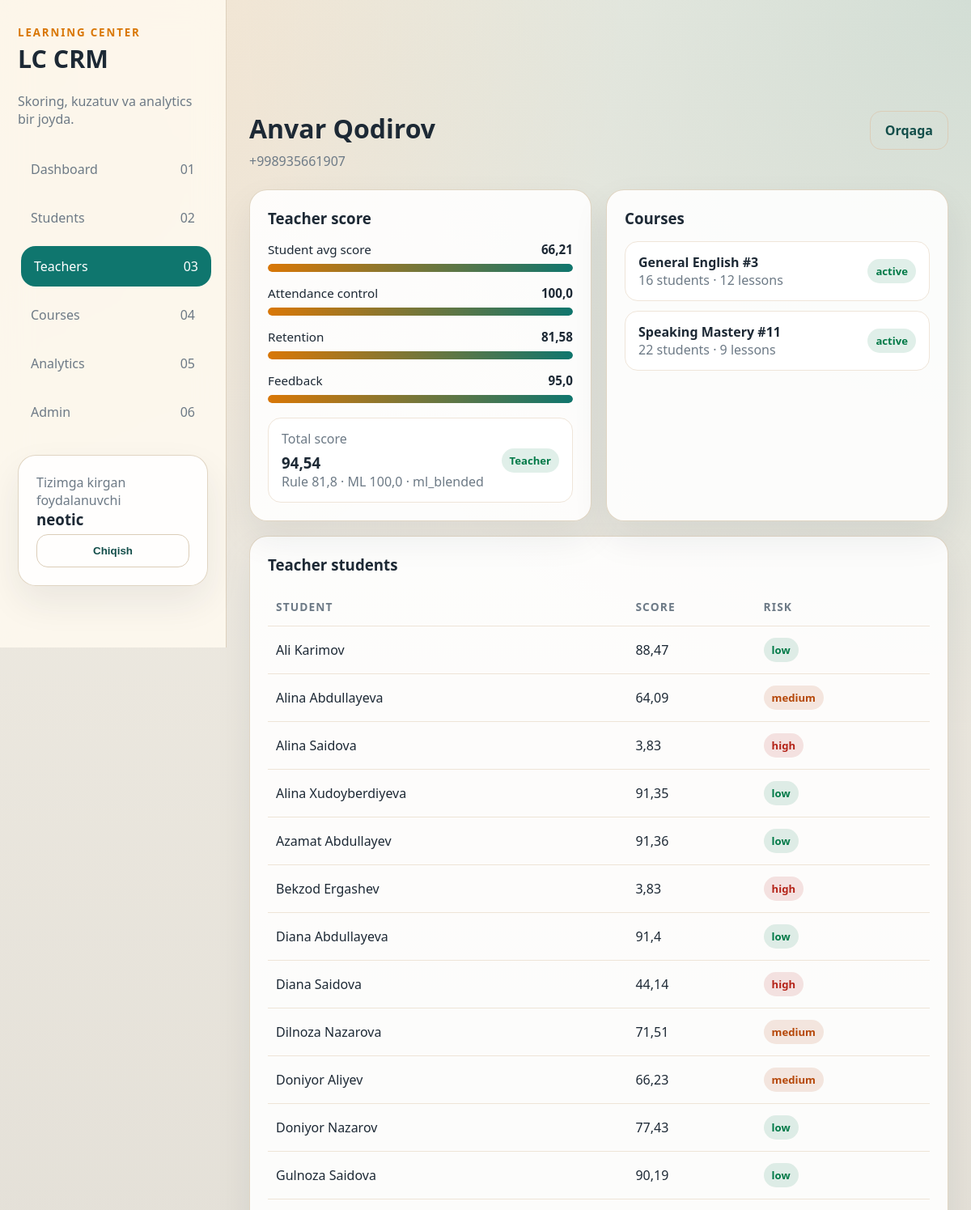
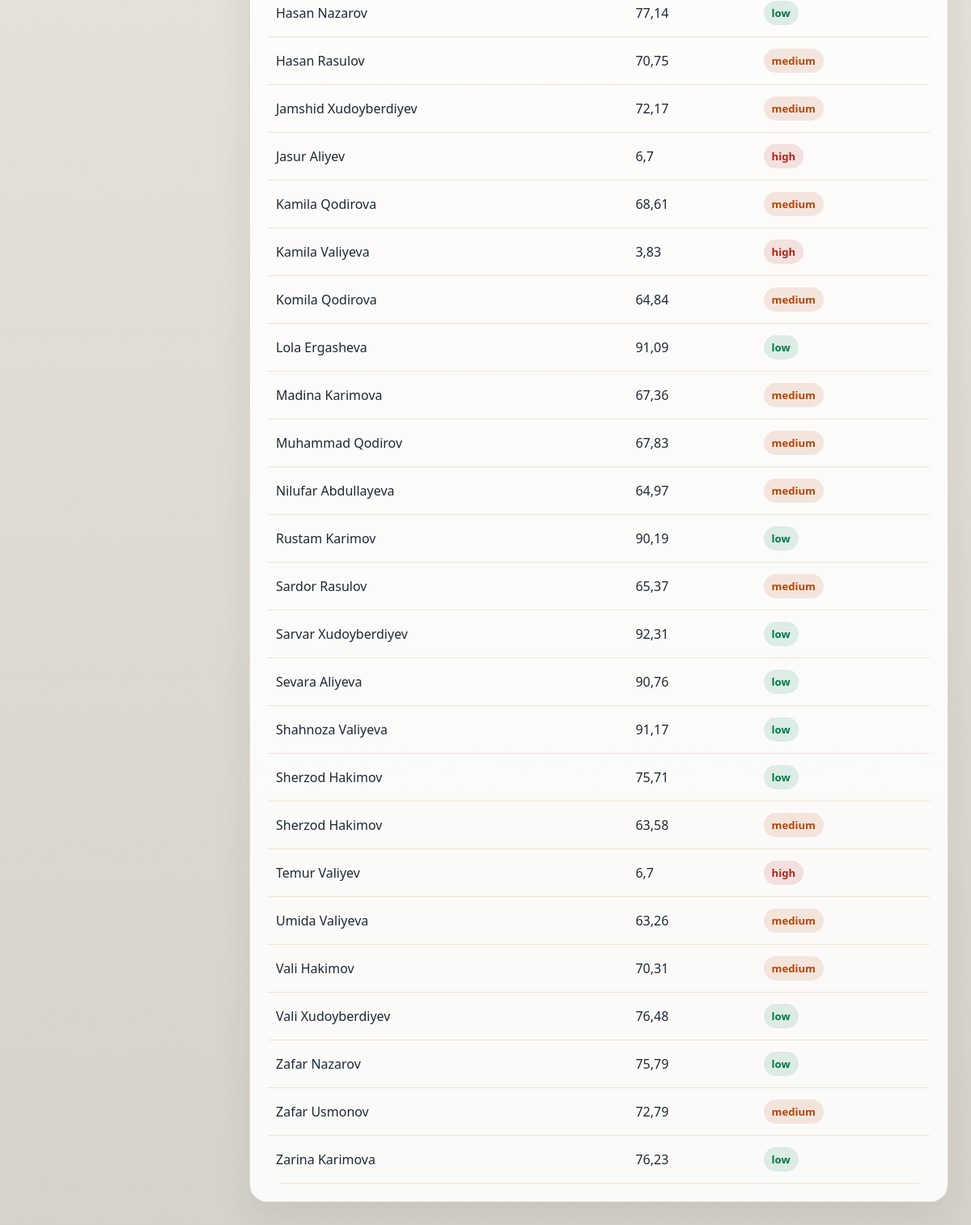
The app's page /teachers/38/ (signed in) with its own data (2 pictures, top to bottom).
### crm/models.py (models this page shows, shortened)
class TimeStampedModel(models.Model):
    created_at = models.DateTimeField(auto_now_add=True)
    updated_at = models.DateTimeField(auto_now=True)
    class Meta:
        abstract = True

class Teacher(TimeStampedModel):
    user = models.OneToOneField(
        settings.AUTH_USER_MODEL,
        on_delete=models.SET_NULL,
        related_name="teacher_profile",
        null=True,
        blank=True,
        help_text="Teacher login qilishi uchun bog'langan user account.",
    )
    full_name = models.CharField(max_length=255)
    phone = models.CharField(max_length=20, blank=True)
    is_active = models.BooleanField(default=True)
    class Meta:
        ordering = ["full_name"]

class TeacherScore(TimeStampedModel):
    class ScoreSource(models.TextChoices):
        RULE_BASED = "rule_based", "Rule based"
        ML_BLENDED = "ml_blended", "ML blended"
    teacher = models.OneToOneField(
        Teacher,
        on_delete=models.CASCADE,
        related_name="score",
    )
    student_avg_score = models.FloatField(default=0.0)
    attendance_control_score = models.FloatField(default=0.0)
    student_retention_score = models.FloatField(default=0.0)
    feedback_score = models.FloatField(default=0.0)
    rule_based_score = models.FloatField(default=0.0)
    ml_predicted_score = models.FloatField(default=0.0)
    ml_confidence = models.FloatField(default=0.0)
    observed_outcome_score = models.FloatField(default=0.0)
    total_score = models.FloatField(default=0.0, db_index=True)
    score_source = models.CharField(
        max_length=20,
        choices=ScoreSource.choices,
        default=ScoreSource.RULE_BASED,
    )
    last_updated = models.DateTimeField(auto_now=True)
    class Meta:
        ordering = ["-total_score"]

class Course(TimeStampedModel):
    name = models.CharField(max_length=255)
    teacher = models.ForeignKey(
        Teacher,
        on_delete=models.CASCADE,
        related_name="courses",
    )
    start_date = models.DateField()
    end_date = models.DateField(null=True, blank=True)
    is_active = models.BooleanField(default=True)
    class Meta:
        ordering = ["name"]

class Student(TimeStampedModel):
    full_name = models.CharField(max_length=255)
    phone = models.CharField(max_length=20, blank=True)
    joined_at = models.DateField(default=timezone.localdate)
    is_active = models.BooleanField(default=True)
    class Meta:
        ordering = ["full_name"]

class StudentScore(TimeStampedModel):
    class ScoreSource(models.TextChoices):
        RULE_BASED = "rule_based", "Rule based"
        ML_BLENDED = "ml_blended", "ML blended"
    class RiskLevel(models.TextChoices):
        LOW = "low", "Low"
        MEDIUM = "medium", "Medium"
        HIGH = "high", "High"
    student = models.OneToOneField(
        Student,
        on_delete=models.CASCADE,
        related_name="score",
    )
    attendance_score = models.FloatField(default=0.0)
    grade_score = models.FloatField(default=0.0)
    payment_score = models.FloatField(default=0.0)
    activity_score = models.FloatField(default=0.0)
    rule_based_score = models.FloatField(default=0.0)
    ml_predicted_score = models.FloatField(default=0.0)
    ml_confidence = models.FloatField(default=0.0)
    observed_outcome_score = models.FloatField(default=0.0)
    observed_risk_level = models.CharField(
        max_length=10,
        choices=RiskLevel.choices,
        default=RiskLevel.HIGH,
    )
    total_score = models.FloatField(default=0.0, db_index=True)
    score_source = models.CharField(
        max_length=20,
        choices=ScoreSource.choices,
        default=ScoreSource.RULE_BASED,
    )
    risk_level = models.CharField(
        max_length=10,
        choices=RiskLevel.choices,
        default=RiskLevel.HIGH,
        db_index=True,
    )
    last_activity_at = models.DateTimeField(null=True, blank=True)
    last_updated = models.DateTimeField(auto_now=True)
    class Meta:
        ordering = ["-total_score"]

### crm/views.py (the view)
# urls.py: path("teachers/<int:pk>/", TeacherDetailView.as_view(), name="teacher-detail"),
class TeacherDetailView(CRMAccessMixin, DetailView):
    model = Teacher
    template_name = "crm/teachers/detail.html"
    context_object_name = "teacher"
    def get_queryset(self):
        queryset = Teacher.objects.select_related("score", "user").prefetch_related("courses")
        return filter_teachers_for_user(queryset, self.request.user)
    def get_context_data(self, **kwargs):
        context = super().get_context_data(**kwargs)
        teacher = self.object
        score = ScoringService.recalculate_teacher_score(teacher)
        courses = teacher.courses.prefetch_related("enrollments", "lessons")
        students = ScoringService.teacher_students_queryset(teacher).select_related("score")
        context.update(
            {
                "score": score,
                "courses": courses,
                "students": students,
            }
        )
        return context

### templates/crm/teachers/detail.html (shortened to what this page needs)
{% extends "base.html" %}
{% block content %}
<section class="page-header">
  <div>
    <h2>{{ teacher.full_name }}</h2>
    <p>{{ teacher.phone|default:"Telefon kiritilmagan" }}</p>
  </div>
  {% if is_admin_user %}
  <a class="button secondary" href="{% url 'teacher-list' %}">Orqaga</a>
  {% else %}
  <a class="button secondary" href="{% url 'dashboard' %}">Orqaga</a>
  {% endif %}
</section>
<section class="grid two">
  <div class="card">
    <h3 class="section-title">Teacher score</h3>
    <div class="metric">
      <div class="metric-head"><span>Student avg score</span><strong>{{ score.student_avg_score }}</strong></div>
      <div class="progress"><span style="width: {{ score.student_avg_score }}%;"></span></div>
    </div>
    <div class="metric">
      <div class="metric-head"><span>Attendance control</span><strong>{{ score.attendance_control_score }}</strong></div>
      <div class="progress"><span style="width: {{ score.attendance_control_score }}%;"></span></div>
    </div>
    <div class="metric">
      <div class="metric-head"><span>Retention</span><strong>{{ score.student_retention_score }}</strong></div>
      <div class="progress"><span style="width: {{ score.student_retention_score }}%;"></span></div>
    </div>
    <div class="metric">
      <div class="metric-head"><span>Feedback</span><strong>{{ score.feedback_score }}</strong></div>
      <div class="progress"><span style="width: {{ score.feedback_score }}%;"></span></div>
    </div>
    <div class="list-item" style="margin-top: 18px;">
      <div>
        <div class="muted">Total score</div>
        <h3 style="margin: 6px 0 0;">{{ score.total_score }}</h3>
        <div class="muted">Rule {{ score.rule_based_score }} · ML {{ score.ml_predicted_score }} · {{ score.score_source }}</div>
      </div>
      <span class="badge low">Teacher</span>
    </div>
  </div>
  <div class="card">
    <h3 class="section-title">Courses</h3>
    <ul class="list-clean">
      {% for course in courses %}
      <li class="list-item">
        <div>
          <strong><a href="{% url 'course-detail' course.id %}">{{ course.name }}</a></strong>
          <div class="muted">{{ course.enrollments.count }} students · {{ course.lessons.count }} lessons</div>
        </div>
        <span class="badge {% if course.is_active %}low{% else %}high{% endif %}">
          {% if course.is_active %}active{% else %}inactive{% endif %}
        </span>
      </li>
      {% empty %}
      <li class="empty-state">Course topilmadi.</li>
      {% endfor %}
    </ul>
  </div>
</section>
<section class="card" style="margin-top: 18px;">
  <h3 class="section-title">Teacher students</h3>
  <div class="table-wrap">
    <table>
      <thead>
        <tr>
          <th>Student</th>
          <th>Score</th>
          <th>Risk</th>
        </tr>
      </thead>
      <tbody>
        {% for student in students %}
        <tr>
          <td><a href="{% url 'student-detail' student.id %}">{{ student.full_name }}</a></td>
          <td>{{ student.score.total_score|default:"0" }}</td>
          <td>
            {% if student.score %}
            <span class="badge {{ student.score.risk_level }}">{{ student.score.risk_level }}</span>
            {% else %}
            <span class="muted">-</span>
            {% endif %}
          </td>
        </tr>
        {% empty %}
        <tr><td colspan="3">Studentlar topilmadi.</td></tr>
        {% endfor %}
      </tbody>
    </table>
  </div>
</section>
{% endblock %}

### templates/base.html (shortened to what this page needs)
{% load static crm_i18n %}
<!DOCTYPE html>
<html lang="{{ current_language }}" data-theme="{{ current_theme }}">
<head>
  <link rel="stylesheet" href="{% static 'css/site.css' %}">
</head>
<body>
  {% if user.is_authenticated %}
  <div class="app-shell">
    <aside class="sidebar">
      <div class="brand">
        <small>{% tr "brand_subtitle" %}</small>
        <h1>LC CRM</h1>
      </div>
      <div class="muted">{% tr "brand_description" %}</div>
      <nav class="nav-group">
        <a class="nav-link {% if request.resolver_match.url_name == 'dashboard' %}active{% endif %}" href="{% url 'dashboard' %}">
          <span>{% tr "dashboard" %}</span><span>01</span>
        </a>
        <a class="nav-link {% if 'student' in request.resolver_match.url_name %}active{% endif %}" href="{% url 'student-list' %}">
          <span>{% tr "students" %}</span><span>02</span>
        </a>
        {% if is_admin_user %}
        <a class="nav-link {% if 'teacher' in request.resolver_match.url_name %}active{% endif %}" href="{% url 'teacher-list' %}">
          <span>{% tr "teachers" %}</span><span>03</span>
        </a>
        <a class="nav-link {% if 'course' in request.resolver_match.url_name %}active{% endif %}" href="{% url 'course-list' %}">
          <span>{% tr "courses" %}</span><span>04</span>
        </a>
        <a class="nav-link {% if 'analytics' in request.resolver_match.url_name %}active{% endif %}" href="{% url 'analytics-overview' %}">
          <span>{% tr "analytics" %}</span><span>05</span>
        </a>
        <a class="nav-link" href="/admin/">
          <span>{% tr "admin" %}</span><span>06</span>
        </a>
        {% endif %}
      </nav>
      <div style="margin-top: 28px;">
        <div class="card">
          <div class="muted">{% tr "logged_in_user" %}</div>
          <h3 style="margin-bottom: 6px;">{{ current_teacher.full_name|default:user.username }}</h3>
          <form method="post" action="{% url 'logout' %}">
            <button type="submit" class="button secondary" style="width: 100%;">{% tr "logout" %}</button>
          </form>
        </div>
      </div>
    </aside>
    <main class="main">
      {% block content %}{% endblock %}
    </main>
  </div>
  {% else %}
    {% block auth_content %}{% endblock %}
{% endif %}
</body>
</html>

### records on screen
Teacher: full_name "Anvar Qodirov", phone "+998935661907"
TeacherScore: student_avg_score "66,21", attendance_control_score "100,0", student_retention_score "81,58", feedback_score "95,0", total_score "94,54", rule_based_score "81,8", ml_predicted_score "100,0", score_source "ml_blended"
Course: name "General English #3", enrollments.count "16", lessons.count "12", is_active "active"
Course: name "Speaking Mastery #11", enrollments.count "22", lessons.count "9", is_active "active"
Student: full_name "Ali Karimov", score.total_score "88,47", score.risk_level "low"
Student: full_name "Alina Abdullayeva", score.total_score "64,09", score.risk_level "medium"
Student: full_name "Alina Saidova", score.total_score "3,83", score.risk_level "high"
Student: full_name "Alina Xudoyberdiyeva", score.total_score "91,35", score.risk_level "low"
Student: full_name "Azamat Abdullayev", score.total_score "91,36", score.risk_level "low"
Student: full_name "Bekzod Ergashev", score.total_score "3,83", score.risk_level "high"
Student: full_name "Diana Abdullayeva", score.total_score "91,4", score.risk_level "low"
Student: full_name "Diana Saidova", score.total_score "44,14", score.risk_level "high"
Student: full_name "Dilnoza Nazarova", score.total_score "71,51", score.risk_level "medium"
Student: full_name "Doniyor Aliyev", score.total_score "66,23", score.risk_level "medium"
Student: full_name "Doniyor Nazarov", score.total_score "77,43", score.risk_level "low"
Student: full_name "Gulnoza Saidova", score.total_score "90,19", score.risk_level "low"
Student: full_name "Hasan Nazarov", score.total_score "77,14", score.risk_level "low"
Student: full_name "Hasan Rasulov", score.total_score "70,75", score.risk_level "medium"
Student: full_name "Jamshid Xudoyberdiyev", score.total_score "72,17", score.risk_level "medium"
Student: full_name "Jasur Aliyev", score.total_score "6,7", score.risk_level "high"
Student: full_name "Kamila Qodirova", score.total_score "68,61", score.risk_level "medium"
Student: full_name "Kamila Valiyeva", score.total_score "3,83", score.risk_level "high"
Student: full_name "Komila Qodirova", score.total_score "64,84", score.risk_level "medium"
Student: full_name "Lola Ergasheva", score.total_score "91,09", score.risk_level "low"
Student: full_name "Madina Karimova", score.total_score "67,36", score.risk_level "medium"
Student: full_name "Muhammad Qodirov", score.total_score "67,83", score.risk_level "medium"
Student: full_name "Nilufar Abdullayeva", score.total_score "64,97", score.risk_level "medium"
Student: full_name "Rustam Karimov", score.total_score "90,19", score.risk_level "low"
Student: full_name "Sardor Rasulov", score.total_score "65,37", score.risk_level "medium"
Student: full_name "Sarvar Xudoyberdiyev", score.total_score "92,31", score.risk_level "low"
Student: full_name "Sevara Aliyeva", score.total_score "90,76", score.risk_level "low"
Student: full_name "Shahnoza Valiyeva", score.total_score "91,17", score.risk_level "low"
Student: full_name "Sherzod Hakimov", score.total_score "75,71", score.risk_level "low"
Student: full_name "Sherzod Hakimov", score.total_score "63,58", score.risk_level "medium"
Student: full_name "Temur Valiyev", score.total_score "6,7", score.risk_level "high"
Student: full_name "Umida Valiyeva", score.total_score "63,26", score.risk_level "medium"
Student: full_name "Vali Hakimov", score.total_score "70,31", score.risk_level "medium"
Student: full_name "Vali Xudoyberdiyev", score.total_score "76,48", score.risk_level "low"
Student: full_name "Zafar Nazarov", score.total_score "75,79", score.risk_level "low"
Student: full_name "Zafar Usmonov", score.total_score "72,79", score.risk_level "medium"
Student: full_name "Zarina Karimova", score.total_score "76,23", score.risk_level "low"

### other values on screen
{{ current_teacher.full_name|default:user.username }} "neotic"
